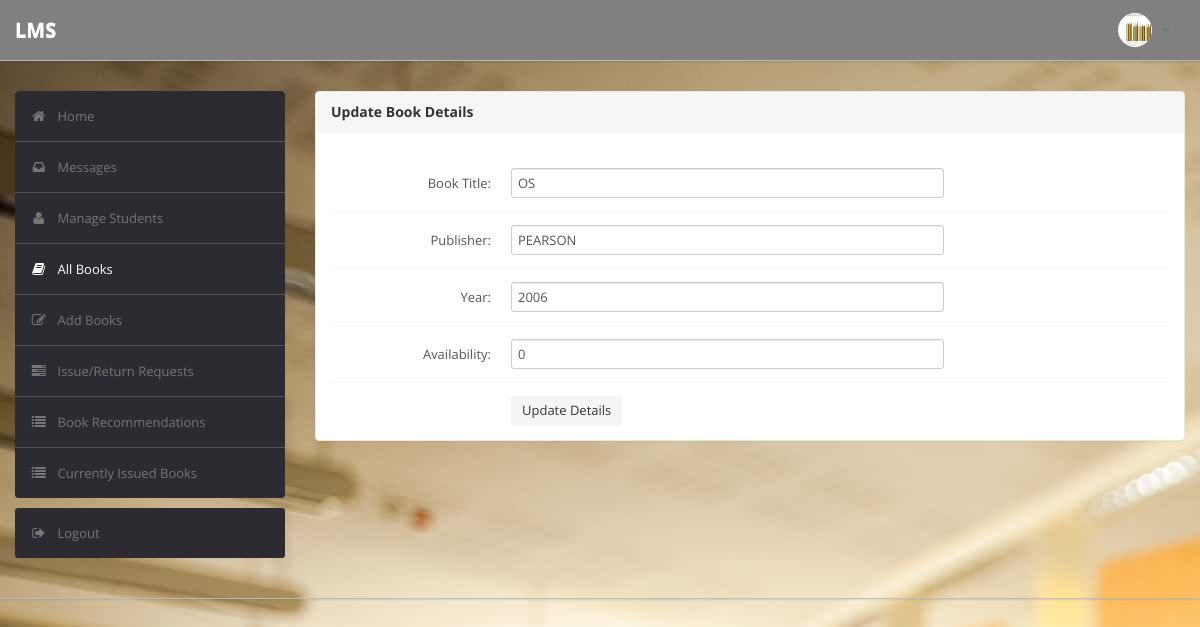
Screenshot of /admin/edit_book_details.php?id=1 (signed in) with the database file from the repository.
### tables this page shows
CREATE TABLE `user` (
  `RollNo` varchar(50) NOT NULL,
  `Name` varchar(50) DEFAULT NULL,
  `Type` varchar(50) DEFAULT NULL,
  `Category` varchar(50) DEFAULT NULL,
  `EmailId` varchar(50) DEFAULT NULL,
  `MobNo` bigint(11) DEFAULT NULL,
  `Password` varchar(50) DEFAULT NULL,
  `image` varchar(255) NOT NULL
);

CREATE TABLE `book` (
  `BookId` int(10) NOT NULL,
  `Title` varchar(50) DEFAULT NULL,
  `Publisher` varchar(50) DEFAULT NULL,
  `Year` varchar(50) DEFAULT NULL,
  `Availability` int(5) DEFAULT NULL
);

### admin/edit_book_details.php (the view, shortened to what this page needs)
 <?php include 'others/header.php';
include 'others/topbar.php';
  ?>
        <div class="wrapper">
            <div class="container">
                <div class="row">
                    <div class="span3">
                        <div class="sidebar">
                            <ul class="widget widget-menu unstyled">
                                <li><a href="index.php"><i class="menu-icon icon-home"></i>Home
                                </a></li>
                                 <li><a href="message.php"><i class="menu-icon icon-inbox"></i>Messages</a>
                                </li>
                                <li><a href="student.php"><i class="menu-icon icon-user"></i>Manage Students </a>
                                </li>
                                <li><a class="active" href="book.php"><i class="menu-icon icon-book active"></i>All Books </a></li>
                                <li><a href="addbook.php"><i class="menu-icon icon-edit"></i>Add Books </a></li>
                                <li><a href="requests.php"><i class="menu-icon icon-tasks"></i>Issue/Return Requests </a></li>
                                <li><a href="recommendations.php"><i class="menu-icon icon-list"></i>Book Recommendations </a></li>
                                <li><a href="current.php"><i class="menu-icon icon-list"></i>Currently Issued Books </a></li>
                            </ul>
                            <ul class="widget widget-menu unstyled">
                                <li><a href="logout.php"><i class="menu-icon icon-signout"></i>Logout </a></li>
                            </ul>
                        </div>
                    </div>
                    <div class="span9">
                        <div class="module">
                            <div class="module-head">
                                <h3>Update Book Details</h3>
                            </div>
                            <div class="module-body">
                                <?php
                                    $bookid = $_GET['id'];
                                    $sql = "select * from LMS.book where Bookid='$bookid'";
                                    $result=$conn->query($sql);
                                    $row=$result->fetch_assoc();
                                    $name=$row['Title'];
                                    $publisher=$row['Publisher'];
                                    $year=$row['Year'];
                                    $avail=$row['Availability'];
                                ?>
                                    <br >
                                    <form class="form-horizontal row-fluid" action="edit_book_details.php?id=<?php echo $bookid ?>" method="post">
                                        <div class="control-group">
                                            <b>
                                            <label class="control-label" for="Title">Book Title:</label></b>
                                            <div class="controls">
                                                <input type="text" id="Title" name="Title" value= "<?php echo $name?>" class="span8" required>
                                            </div>
                                        </div>
                                        <div class="control-group">
                                            <b>
                                            <label class="control-label" for="Publisher">Publisher:</label></b>
                                            <div class="controls">
                                                <input type="text" id="Publisher" name="Publisher" value= "<?php echo $publisher?>" class="span8" required>
                                            </div>
                                        </div>
                                        <div class="control-group">
                                            <b>
                                            <label class="control-label" for="Year">Year:</label></b>
                                            <div class="controls">
                                                <input type="text" id="Year" name="Year" value= "<?php echo $year?>" class="span8" required>
                                            </div>
                                        </div>
                                        <div class="control-group">
                                            <b>
                                            <label class="control-label" for="Availability">Availability:</label></b>
                                            <div class="controls">
                                                <input type="text" id="Availability" name="Availability" value= "<?php echo $avail?>" class="span8" required>
                                            </div>
                                        </div>
                                        <div class="control-group">
                                            <div class="controls">
                                                <button type="submit" name="submit"class="btn">Update Details</button>
                                            </div>
                                        </div>
                                    </form>
                                    </div>
                                    </div>
                    </div>
                </div>
            </div>
        </div>
   <?php include 'others/footer.php'; ?>

### admin/others/topbar.php (shortened to what this page needs)
<div class="navbar navbar-fixed-top">
           <div class="navbar-inner" style="background: gray !important;">
               <div class="container">
                       <a class="brand" href="index.php" style="color:White;">LMS </a>
                   <div class="nav-collapse collapse navbar-inverse-collapse">
                       <ul class="nav pull-right">
                           <li class="nav-user dropdown"><a href="#" class="dropdown-toggle" data-toggle="dropdown">
                   <?php
                   $aid=$_SESSION['RollNo'];
                   $sql = "SELECT * FROM LMS.user WHERE RollNo='$aid'";
                    $result = mysqli_query($conn, $sql);
                      $row = mysqli_fetch_assoc($result);
                               ?>
                               <img style="background: white;"  src="<?php
                                   if($row['image']=='') {
                                    echo "images/user.jpg";
                                   } else{
                                    echo $row['image'];
                                   }
                               ?>" class="nav-avatar">
                               <b class="caret"></b></a>
                           </li>
                       </ul>
                   </div>
               </div>
           </div>
       </div>

### admin/css/theme.css (style rules this page uses)
.active { color: white !important; }
body { font-size: 13px; font-family: 'Open Sans', Arial, sans-serif; background: url(../../images/lib.jpg) #eee; color: #777 }
h1, h2, h3, h4, h5, h6 { color: #333; margin-top: 0 }
h3 { font-size: 20px }
strong, b { color: #555 }
.wrapper { border-bottom: 1px solid #bbb; -webkit-box-shadow: 0 1px 2px rgba(0,0,0,0.1); -moz-box-shadow: 0 1px 2px rgba(0,0,0,0.1); box-shadow: 0 1px 2px rgba(0,0,0,0.1); padding: 30px 0 }
form { margin: 0 }
select, textarea, input[type="text"], input[type="password"], input[type="datetime"], input[type="datetime-local"], input[type="date"], input[type="month"], input[type="time"], input[type="week"], input[type="number"], input[type="email"], input[type="url"], input[type="search"], input[type="tel"], input[type="color"], .uneditable-input, label, input, button, select, textarea { -webkit-border-radius: 3px; -moz-border-radius: 3px; border-radius: 3px; font-size: 13px; font-family: 'Open Sans', Tahoma, Arial, sans-serif }
body [class^="icon-"], body [class*=" icon-"] { font-size: 14px; line-height: 20px; height: 20px }
.module { background: #fff; -webkit-border-radius: 3px; -moz-border-radius: 3px; border-radius: 3px; border: 1px solid #ccc; border-bottom-color: #bbb; -webkit-box-shadow: 0 0 1px rgba(0,0,0,0.2); -moz-box-shadow: 0 0 1px rgba(0,0,0,0.2); box-shadow: 0 0 1px rgba(0,0,0,0.2); margin-bottom: 30px }
.form-horizontal .control-group, .form-vertical .control-group { margin-bottom: 0 }
.form-horizontal .control-group+.control-group, .form-vertical .control-group+.control-group { margin-top: 13px; padding-top: 13px; border-top: 1px solid #f5f5f5 }
.navbar { position: static!important; margin: 0!important }
.navbar .navbar-inner { background: #fff; border-bottom: 1px solid #bbb; -webkit-box-shadow: 0 1px 2px rgba(0,0,0,0.15); -moz-box-shadow: 0 1px 2px rgba(0,0,0,0.15); box-shadow: 0 1px 2px rgba(0,0,0,0.15) }
.navbar .brand { color: #333; font-weight: bold; font-size: 20px; margin-right: 20px; padding: 20px }
.navbar .nav>li>a { padding: 20px 15px; font-weight: bold; color: #777 }
.nav-user>a { height: 20px }
.nav-avatar { width: 34px; height: 34px; margin: -7px 5px 0 0; -webkit-border-radius: 50%; -moz-border-radius: 50%; border-radius: 50% }
.btn, .btn-box { -webkit-border-radius: 3px; -moz-border-radius: 3px; border-radius: 3px }
.btn { font-size: 13px; font-weight: 600 }
.btn { display: inline-block; margin-bottom: 0; font-weight: 400; text-align: center; vertical-align: middle; cursor: pointer; background-image: none; border: 1px solid transparent; white-space: nowrap; padding: 4px 10px; font-size: 13px; line-height: 1.42857; border-radius: 4px; -webkit-user-select: none; -moz-user-select: none; -ms-user-select: none; user-select: none }
.widget-menu { background: #fff; -webkit-border-radius: 3px; -moz-border-radius: 3px; border-radius: 3px; overflow: hidden }
.widget-menu a { color: #555; display: block; line-height: 20px; padding: 15px; text-decoration: none!important }
.widget-menu .menu-icon { margin-right: 10px; color: #767676; -webkit-transition: all .2s ease-in-out; -moz-transition: all .2s ease-in-out; transition: all .2s ease-in-out; }
.widget-menu>li+li { border-top: 1px solid #555 }
.widget-menu>li>a { background-color: #2d2b32; color: #767676; -webkit-transition: all .2s ease-in-out; -moz-transition: all .2s ease-in-out; transition: all .2s ease-in-out; }
.module { box-shadow: 0 0 3px rgba(0,0,0,.1); border-color: #e9e9e9; margin-bottom: 20px; background-color: #fff; border-radius: 4px; -webkit-box-shadow: 0 1px 1px rgba(0,0,0,.05); box-shadow: 0 1px 1px rgba(0,0,0,.05); }
.module-head { color: #767676; background-color: #f6f6f6; border-color: #e9e9e9; padding: 10px 15px; border-bottom: 1px solid transparent; border-top-right-radius: 3px; border-top-left-radius: 3px; }
.module-head h3 { font-size: 14px; line-height: 20px; height: 20px; margin: 0 }
.module-body { padding: 15px }

### rows the page displays
user: image (picture)
book: Title "OS", Publisher "PEARSON", Year "2006", Availability "0"
